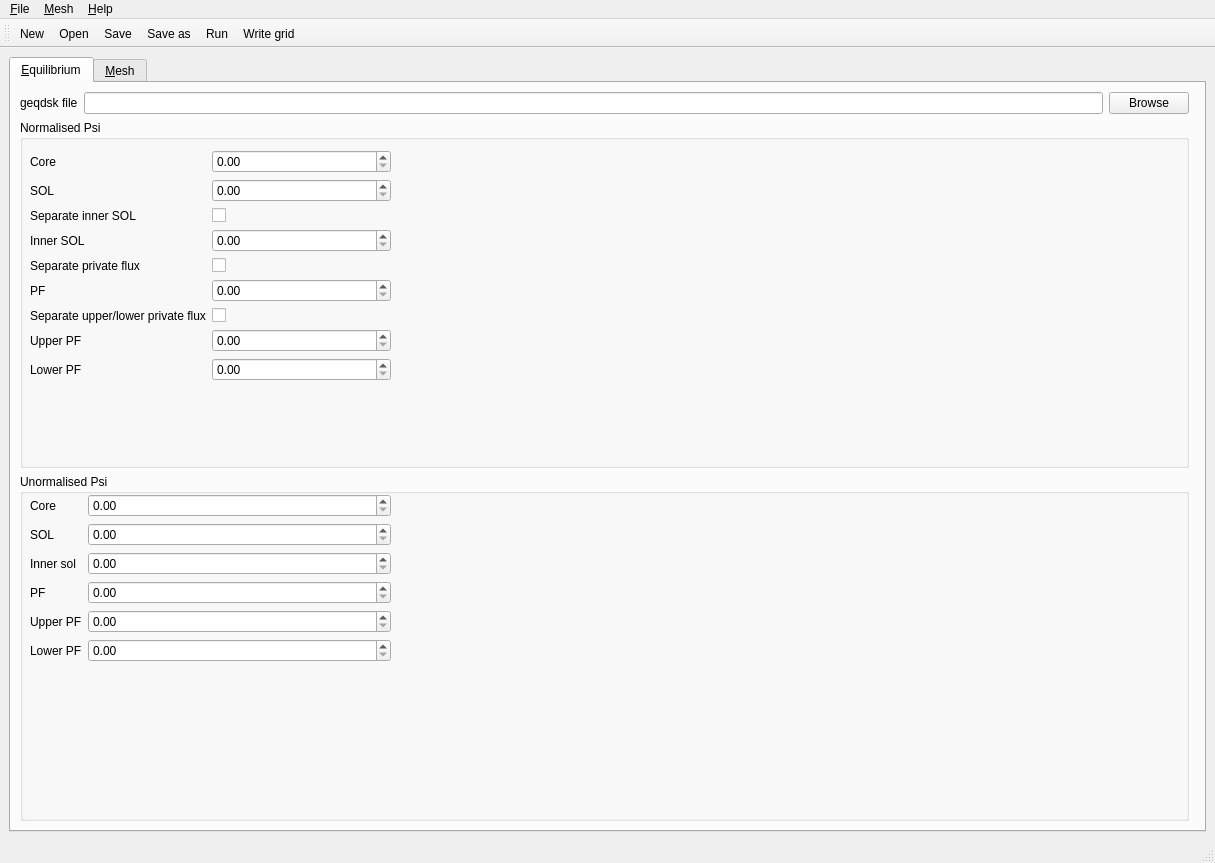
<?xml version="1.0" encoding="UTF-8"?>
<ui version="4.0">
 <class>Hypnotoad</class>
 <widget class="QMainWindow" name="Hypnotoad">
  <property name="geometry">
   <rect>
    <x>0</x>
    <y>0</y>
    <width>1215</width>
    <height>863</height>
   </rect>
  </property>
  <property name="windowTitle">
   <string>MainWindow</string>
  </property>
  <widget class="QWidget" name="centralwidget">
   <layout class="QVBoxLayout" name="verticalLayout">
    <item>
     <widget class="QTabWidget" name="tabWidget">
      <property name="currentIndex">
       <number>0</number>
      </property>
      <widget class="QWidget" name="equilibrium_tab">
       <attribute name="title">
        <string>&amp;Equilibrium</string>
       </attribute>
       <layout class="QHBoxLayout" name="horizontalLayout_2">
        <item>
         <layout class="QVBoxLayout" name="verticalLayout_5">
          <item>
           <layout class="QHBoxLayout" name="horizontalLayout_4">
            <item>
             <widget class="QLabel" name="eq_geqdsk_label">
              <property name="text">
               <string>geqdsk file</string>
              </property>
             </widget>
            </item>
            <item>
             <widget class="QLineEdit" name="eq_geqdsk_lineedit"/>
            </item>
            <item>
             <widget class="QPushButton" name="eq_geqdsk_browse">
              <property name="text">
               <string>Browse</string>
              </property>
             </widget>
            </item>
           </layout>
          </item>
          <item>
           <widget class="QGroupBox" name="normalised_psi_box">
            <property name="title">
             <string>Normalised Psi</string>
            </property>
            <widget class="QWidget" name="formLayoutWidget">
             <property name="geometry">
              <rect>
               <x>10</x>
               <y>30</y>
               <width>361</width>
               <height>263</height>
              </rect>
             </property>
             <layout class="QFormLayout" name="formLayout_2">
              <property name="sizeConstraint">
               <enum>QLayout::SetDefaultConstraint</enum>
              </property>
              <item row="1" column="0">
               <widget class="QLabel" name="psinorm_coreLabel">
                <property name="text">
                 <string>Core</string>
                </property>
               </widget>
              </item>
              <item row="1" column="1">
               <widget class="QDoubleSpinBox" name="psinorm_coreDoubleSpinBox"/>
              </item>
              <item row="2" column="0">
               <widget class="QLabel" name="psinorm_solLabel">
                <property name="text">
                 <string>SOL</string>
                </property>
               </widget>
              </item>
              <item row="2" column="1">
               <widget class="QDoubleSpinBox" name="psinorm_solDoubleSpinBox"/>
              </item>
              <item row="3" column="0">
               <widget class="QLabel" name="separateInnerSolLabel">
                <property name="text">
                 <string>Separate inner SOL</string>
                </property>
               </widget>
              </item>
              <item row="3" column="1">
               <widget class="QCheckBox" name="separateInnerSolCheckBox"/>
              </item>
              <item row="4" column="0">
               <widget class="QLabel" name="innerSolLabel">
                <property name="text">
                 <string>Inner SOL</string>
                </property>
               </widget>
              </item>
              <item row="4" column="1">
               <widget class="QDoubleSpinBox" name="psinorm_sol_innerDoubleSpinBox"/>
              </item>
              <item row="5" column="0">
               <widget class="QLabel" name="separatePrivateFluxLabel">
                <property name="text">
                 <string>Separate private flux</string>
                </property>
               </widget>
              </item>
              <item row="5" column="1">
               <widget class="QCheckBox" name="separatePrivateFluxCheckBox"/>
              </item>
              <item row="6" column="0">
               <widget class="QLabel" name="psinorm_pfLabel">
                <property name="text">
                 <string>PF</string>
                </property>
               </widget>
              </item>
              <item row="6" column="1">
               <widget class="QDoubleSpinBox" name="psinorm_pfDoubleSpinBox"/>
              </item>
              <item row="7" column="0">
               <widget class="QLabel" name="separateInnerPrivateFluxLabel">
                <property name="text">
                 <string>Separate upper/lower private flux</string>
                </property>
               </widget>
              </item>
              <item row="7" column="1">
               <widget class="QCheckBox" name="separate_upper_lowerPrivateFluxCheckBox"/>
              </item>
              <item row="8" column="0">
               <widget class="QLabel" name="psinorm_pf_upperLabel">
                <property name="text">
                 <string>Upper PF</string>
                </property>
               </widget>
              </item>
              <item row="8" column="1">
               <widget class="QDoubleSpinBox" name="psinorm_pf_upperDoubleSpinBox"/>
              </item>
              <item row="9" column="0">
               <widget class="QLabel" name="psinorm_pf_lowerLabel">
                <property name="text">
                 <string>Lower PF</string>
                </property>
               </widget>
              </item>
              <item row="9" column="1">
               <widget class="QDoubleSpinBox" name="psinorm_pf_lowerDoubleSpinBox"/>
              </item>
             </layout>
            </widget>
           </widget>
          </item>
          <item>
           <widget class="QGroupBox" name="unnormalised_psi_box">
            <property name="title">
             <string>Unormalised Psi</string>
            </property>
            <widget class="QWidget" name="formLayoutWidget_2">
             <property name="geometry">
              <rect>
               <x>10</x>
               <y>20</y>
               <width>361</width>
               <height>217</height>
              </rect>
             </property>
             <layout class="QFormLayout" name="formLayout_4">
              <property name="sizeConstraint">
               <enum>QLayout::SetMaximumSize</enum>
              </property>
              <item row="0" column="0">
               <widget class="QLabel" name="psi_coreLabel">
                <property name="text">
                 <string>Core</string>
                </property>
               </widget>
              </item>
              <item row="0" column="1">
               <widget class="QDoubleSpinBox" name="psi_coreDoubleSpinBox"/>
              </item>
              <item row="1" column="0">
               <widget class="QLabel" name="psi_solLabel">
                <property name="text">
                 <string>SOL</string>
                </property>
               </widget>
              </item>
              <item row="1" column="1">
               <widget class="QDoubleSpinBox" name="psi_solDoubleSpinBox"/>
              </item>
              <item row="2" column="0">
               <widget class="QLabel" name="psi_sol_innerLabel">
                <property name="text">
                 <string>Inner sol</string>
                </property>
               </widget>
              </item>
              <item row="2" column="1">
               <widget class="QDoubleSpinBox" name="psi_sol_innerDoubleSpinBox"/>
              </item>
              <item row="4" column="0">
               <widget class="QLabel" name="psi_pf_upperLabel">
                <property name="text">
                 <string>Upper PF</string>
                </property>
               </widget>
              </item>
              <item row="4" column="1">
               <widget class="QDoubleSpinBox" name="psi_pf_upperDoubleSpinBox"/>
              </item>
              <item row="5" column="0">
               <widget class="QLabel" name="psi_pf_lowerLabel">
                <property name="text">
                 <string>Lower PF</string>
                </property>
               </widget>
              </item>
              <item row="5" column="1">
               <widget class="QDoubleSpinBox" name="psi_pf_lowerDoubleSpinBox"/>
              </item>
              <item row="3" column="0">
               <widget class="QLabel" name="psi_pfLabel">
                <property name="text">
                 <string>PF</string>
                </property>
               </widget>
              </item>
              <item row="3" column="1">
               <widget class="QDoubleSpinBox" name="psi_pfDoubleSpinBox"/>
              </item>
             </layout>
            </widget>
           </widget>
          </item>
         </layout>
        </item>
        <item>
         <widget class="QFrame" name="equilibrium_plotting_area">
          <property name="frameShape">
           <enum>QFrame::StyledPanel</enum>
          </property>
          <property name="frameShadow">
           <enum>QFrame::Raised</enum>
          </property>
         </widget>
        </item>
       </layout>
      </widget>
      <widget class="QWidget" name="mesh_tab">
       <attribute name="title">
        <string>&amp;Mesh</string>
       </attribute>
       <layout class="QVBoxLayout" name="verticalLayout_3">
        <item>
         <layout class="QHBoxLayout" name="horizontalLayout">
          <item>
           <layout class="QVBoxLayout" name="verticalLayout_2">
            <item>
             <widget class="QLineEdit" name="search_bar"/>
            </item>
            <item>
             <widget class="QTableWidget" name="options_form">
              <column>
               <property name="text">
                <string>Name</string>
               </property>
              </column>
              <column>
               <property name="text">
                <string>Value</string>
               </property>
              </column>
             </widget>
            </item>
            <item>
             <layout class="QHBoxLayout" name="horizontalLayout_3">
              <item>
               <widget class="QLabel" name="options_file_label">
                <property name="text">
                 <string>Options file</string>
                </property>
               </widget>
              </item>
              <item>
               <widget class="QLineEdit" name="options_file_line_edit"/>
              </item>
              <item>
               <widget class="QPushButton" name="options_file_browse_button">
                <property name="text">
                 <string>Browse</string>
                </property>
               </widget>
              </item>
              <item>
               <widget class="QLabel" name="geqdsk_file_label">
                <property name="text">
                 <string>geqdsk file</string>
                </property>
               </widget>
              </item>
              <item>
               <widget class="QLineEdit" name="geqdsk_file_line_edit"/>
              </item>
              <item>
               <widget class="QPushButton" name="geqdsk_file_browse_button">
                <property name="text">
                 <string>Browse</string>
                </property>
               </widget>
              </item>
              <item>
               <widget class="QPushButton" name="run_button">
                <property name="text">
                 <string>Run</string>
                </property>
               </widget>
              </item>
              <item>
               <widget class="QPushButton" name="write_grid_button">
                <property name="text">
                 <string>Write Grid</string>
                </property>
               </widget>
              </item>
             </layout>
            </item>
           </layout>
          </item>
          <item>
           <widget class="QFrame" name="plottingArea"/>
          </item>
         </layout>
        </item>
       </layout>
      </widget>
     </widget>
    </item>
   </layout>
  </widget>
  <widget class="QMenuBar" name="menubar">
   <property name="geometry">
    <rect>
     <x>0</x>
     <y>0</y>
     <width>1215</width>
     <height>22</height>
    </rect>
   </property>
   <widget class="QMenu" name="menu_File">
    <property name="title">
     <string>&amp;File</string>
    </property>
    <addaction name="action_New"/>
    <addaction name="action_Open"/>
    <addaction name="action_Save"/>
    <addaction name="action_Save_as"/>
    <addaction name="action_Revert"/>
    <addaction name="separator"/>
    <addaction name="action_Preferences"/>
    <addaction name="action_Quit"/>
   </widget>
   <widget class="QMenu" name="menu_Help">
    <property name="title">
     <string>&amp;Help</string>
    </property>
    <addaction name="action_About"/>
   </widget>
   <widget class="QMenu" name="menu_Mesh">
    <property name="title">
     <string>&amp;Mesh</string>
    </property>
    <addaction name="action_Run"/>
    <addaction name="action_Write_grid"/>
   </widget>
   <addaction name="menu_File"/>
   <addaction name="menu_Mesh"/>
   <addaction name="menu_Help"/>
  </widget>
  <widget class="QStatusBar" name="statusbar"/>
  <widget class="QToolBar" name="toolBar">
   <property name="windowTitle">
    <string>toolBar</string>
   </property>
   <attribute name="toolBarArea">
    <enum>TopToolBarArea</enum>
   </attribute>
   <attribute name="toolBarBreak">
    <bool>false</bool>
   </attribute>
   <addaction name="action_New"/>
   <addaction name="action_Open"/>
   <addaction name="action_Save"/>
   <addaction name="action_Save_as"/>
   <addaction name="action_Run"/>
   <addaction name="action_Write_grid"/>
  </widget>
  <action name="action_New">
   <property name="icon">
    <iconset theme="document-new">
     <normaloff>.</normaloff>.</iconset>
   </property>
   <property name="text">
    <string>&amp;New</string>
   </property>
   <property name="shortcut">
    <string>Ctrl+N</string>
   </property>
  </action>
  <action name="action_Open">
   <property name="icon">
    <iconset theme="document-open">
     <normaloff>.</normaloff>.</iconset>
   </property>
   <property name="text">
    <string>&amp;Open</string>
   </property>
   <property name="shortcut">
    <string>Ctrl+O</string>
   </property>
  </action>
  <action name="action_Save">
   <property name="icon">
    <iconset theme="document-save">
     <normaloff>.</normaloff>.</iconset>
   </property>
   <property name="text">
    <string>&amp;Save</string>
   </property>
   <property name="toolTip">
    <string>Save</string>
   </property>
   <property name="shortcut">
    <string>Ctrl+S</string>
   </property>
  </action>
  <action name="action_Save_as">
   <property name="icon">
    <iconset theme="document-save-as">
     <normaloff>.</normaloff>.</iconset>
   </property>
   <property name="text">
    <string>Save as</string>
   </property>
   <property name="shortcut">
    <string>Ctrl+Shift+S</string>
   </property>
  </action>
  <action name="action_Quit">
   <property name="icon">
    <iconset theme="application-exit">
     <normaloff>.</normaloff>.</iconset>
   </property>
   <property name="text">
    <string>&amp;Quit</string>
   </property>
   <property name="shortcut">
    <string>Ctrl+Q</string>
   </property>
  </action>
  <action name="action_About">
   <property name="icon">
    <iconset theme="help-about">
     <normaloff>.</normaloff>.</iconset>
   </property>
   <property name="text">
    <string>&amp;About</string>
   </property>
  </action>
  <action name="action_Run">
   <property name="icon">
    <iconset theme="system-run">
     <normaloff>.</normaloff>.</iconset>
   </property>
   <property name="text">
    <string>&amp;Run</string>
   </property>
   <property name="shortcut">
    <string>Ctrl+R</string>
   </property>
  </action>
  <action name="action_Write_grid">
   <property name="icon">
    <iconset theme="document-print">
     <normaloff>.</normaloff>.</iconset>
   </property>
   <property name="text">
    <string>&amp;Write grid</string>
   </property>
   <property name="shortcut">
    <string>Ctrl+W</string>
   </property>
  </action>
  <action name="action_Revert">
   <property name="icon">
    <iconset theme="document-revert">
     <normaloff>.</normaloff>.</iconset>
   </property>
   <property name="text">
    <string>&amp;Revert</string>
   </property>
  </action>
  <action name="action_Preferences">
   <property name="icon">
    <iconset theme="document-properties">
     <normaloff>.</normaloff>.</iconset>
   </property>
   <property name="text">
    <string>&amp;Preferences...</string>
   </property>
  </action>
 </widget>
 <resources/>
 <connections/>
</ui>
